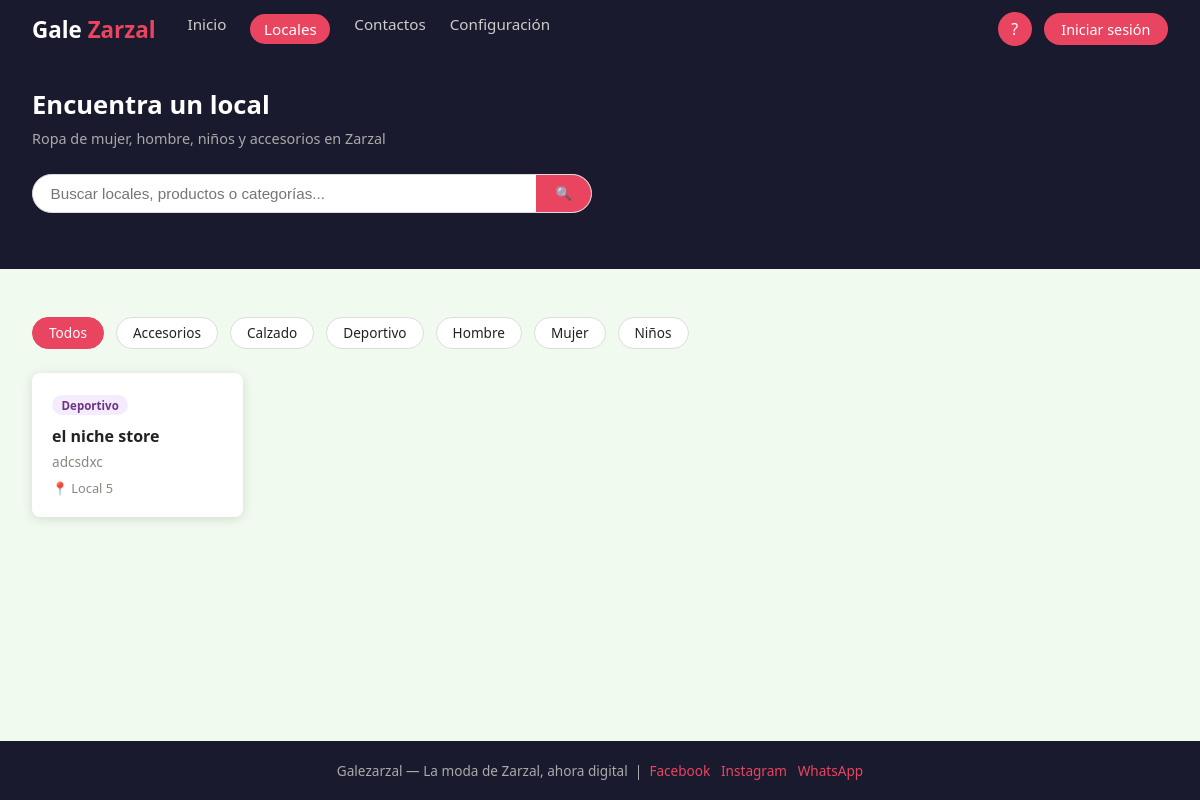
/Local/buscarLocal.php, run on the app's committed database.
### tables this page shows
CREATE TABLE `categoria` (
  `idcategoria` int(11) NOT NULL,
  `nomCategoria` varchar(60) NOT NULL,
  `describCategoria` varchar(200) DEFAULT NULL,
  `infoCategoria` varchar(150) DEFAULT NULL
);

CREATE TABLE `local` (
  `idLocal` int(11) NOT NULL,
  `nomLocal` varchar(100) NOT NULL,
  `describLocal` varchar(300) DEFAULT NULL,
  `infoContacto` varchar(200) DEFAULT NULL,
  `ubiLocal` varchar(150) DEFAULT NULL,
  `urlWhatsapp` varchar(20) NOT NULL,
  `estado` enum('activo','inactivo','pendiente','rechazado') NOT NULL DEFAULT 'pendiente',
  `fechaRegistro` datetime NOT NULL DEFAULT current_timestamp(),
  `idHorario` int(11) DEFAULT NULL,
  `idVendedor` int(11) NOT NULL
);

### Local/buscarLocal.php (the view, shortened to what this page needs)
<?php
$db      = getDB();
$q       = trim($_GET['q']    ?? '');
$cat     = trim($_GET['cat']  ?? '');
$verFav  = ($_GET['fav'] ?? '') === '1';
$pagina  = max(1, (int)($_GET['p'] ?? 1));
$porPag  = 9;
$offset  = ($pagina - 1) * $porPag;
$where  = ["l.estado = 'activo'"];
$params = [];
$categorias = $db->query("SELECT * FROM Categoria ORDER BY nomCategoria")->fetchAll();
$whereStr = 'WHERE ' . implode(' AND ', $where);
$stLocales = $db->prepare(
    "SELECT l.*, v.nomVendedor,
            (SELECT cat.nomCategoria FROM Producto p JOIN Categoria cat ON cat.idcategoria=p.idcategoria WHERE p.idLocal=l.idLocal LIMIT 1) AS catPrincipal
     FROM Local l
     JOIN Vendedor v ON v.idVendedor = l.idVendedor
     $whereStr
     ORDER BY l.fechaRegistro DESC
     LIMIT $porPag OFFSET $offset"
);
$stLocales->execute($params);
$locales = $stLocales->fetchAll();
$labelCorto = function(string $c): string {
    $c = strtolower($c);
    if (str_contains($c, 'mujer'))   return 'Mujer';
    if (str_contains($c, 'hombre'))  return 'Hombre';
    if (str_contains($c, 'niño') || str_contains($c, 'nino') || str_contains($c, 'bebe') || str_contains($c, 'bebé')) return 'Niños';
    if (str_contains($c, 'acceso'))  return 'Accesorios';
    if (str_contains($c, 'deport'))  return 'Deportivo';
    if (str_contains($c, 'calzado')) return 'Calzado';
    return ucfirst($c);
};
$badgeCat = function(string $c): string {
    $mapa = ['mujer'=>'mujer','hombre'=>'hombre','niño'=>'ninos','nino'=>'ninos','acceso'=>'acces','mixto'=>'mixto','deport'=>'mixto','calzado'=>'mixto'];
    $cl = strtolower($c);
    foreach ($mapa as $k => $v) { if (str_contains($cl, $k)) return $v; }
    return 'mixto';
};
$paginaActiva = 'locales'; $tituloPagina = 'Locales';
require_once __DIR__ . '/../includes/header.php';
?>
<section class="hero" style="padding:2rem;">
  <h1 style="font-size:1.6rem;">Encuentra un local</h1>
  <p style="color:#aaa;font-size:.9rem;">Ropa de mujer, hombre, niños y accesorios en Zarzal</p>
  <form method="GET" style="margin-top:1rem;">
    <div class="buscador" style="max-width:560px;">
      <input type="text" name="q" placeholder="Buscar locales, productos o categorías..." value="<?= htmlspecialchars($q) ?>">
      <button type="submit">🔍</button>
    </div>
  </form>
</section>
<section class="seccion">
  <div class="filtros">
    <a href="/galezarzal/local/buscarLocal.php<?= $q ? '?q='.urlencode($q) : '' ?>"
       class="filtro-btn <?= (!$cat && !$verFav) ? 'activo' : '' ?>">Todos</a>
    <?php foreach ($categorias as $c): ?>
    <a href="?cat=<?= $c['idcategoria'] ?><?= $q ? '&q='.urlencode($q) : '' ?>"
       class="filtro-btn <?= $cat==(string)$c['idcategoria'] ? 'activo' : '' ?>">
      <?= htmlspecialchars($labelCorto($c['nomCategoria'])) ?>
    </a>
    <?php endforeach; ?>
  </div>
  <?php if (empty($locales)): ?>
  <div class="alerta alerta-info">
    <?= $verFav ? 'Aún no tienes locales favoritos. <a href="/galezarzal/local/buscarLocal.php" style="color:var(--rojo);">Explorar locales</a>' : 'No se encontraron locales con esos criterios.' ?>
  </div>
  <?php else: ?>
  <div class="cards-grid">
    <?php foreach ($locales as $l): ?>
    <a href="/galezarzal/local/verLocal.php?id=<?= $l['idLocal'] ?>" class="card">
      <span class="card-badge badge-<?= $badgeCat($l['catPrincipal']??'mixto') ?>">
        <?= htmlspecialchars($labelCorto($l['catPrincipal']??'Mixto')) ?>
      </span>
      <h3><?= htmlspecialchars($l['nomLocal']) ?></h3>
      <p><?= htmlspecialchars(substr($l['describLocal']??'',0,70)) ?><?= strlen($l['describLocal']??'')>70?'…':'' ?></p>
      <?php if ($l['ubiLocal']): ?>
      <p style="margin-top:.5rem;font-size:.8rem;color:var(--gris);">📍 <?= htmlspecialchars($l['ubiLocal']) ?></p>
      <?php endif; ?>
    </a>
    <?php endforeach; ?>
  </div>
  <?php endif; ?>
</section>
<?php require_once __DIR__ . '/../includes/footer.php'; ?>

### includes/header.php (shortened to what this page needs)
<?php
$_paginaActiva   = $paginaActiva   ?? '';
$_logueado       = isset($_SESSION['iduser']);
$_nomUsuario     = $_SESSION['username'] ?? '';
$_notifNoLeidas  = 0;
?>
<!DOCTYPE html>
<html lang="es">
<head>
  <link rel="stylesheet" href="/galezarzal/assets/css/style.css">
</head>
<body>
<header class="navbar">
  <a href="/galezarzal/index.php" class="logo">Gale <span>Zarzal</span></a>
  <nav>
    <a href="/galezarzal/index.php"
       class="<?= $_paginaActiva==='inicio'        ? 'activo':'' ?>">Inicio</a>
    <?php if ($_logueado && ($_SESSION['nomRol']??'')==='Vendedor'): ?>
    <a href="/galezarzal/local/miLocal.php"
       class="<?= $_paginaActiva==='milocal'       ? 'activo':'' ?>">Mi Local</a>
    <?php else: ?>
    <a href="/galezarzal/local/buscarLocal.php"
       class="<?= $_paginaActiva==='locales'       ? 'activo':'' ?>">Locales</a>
    <?php endif; ?>
    <a href="/galezarzal/ayudas/consultarFAQ.php"
       class="<?= $_paginaActiva==='contactos'     ? 'activo':'' ?>">Contactos</a>
    <a href="/galezarzal/configuracion/configuracion.php"
       class="<?= $_paginaActiva==='configuracion' ? 'activo':'' ?>">Configuración</a>
  </nav>
  <div class="nav-acciones">
    <a href="/galezarzal/ayudas/consultarFAQ.php" class="btn-icono" title="Ayuda">?</a>
    <?php if ($_logueado): ?>
      <a href="/galezarzal/configuracion/configuracion.php" class="btn-user">
        <?= htmlspecialchars($_nomUsuario) ?>
      </a>
      <a href="/galezarzal/notificaciones/notificaciones.php" class="btn-icono" title="Notificaciones">
        🔔<?= $_notifNoLeidas > 0 ? "<sup style='font-size:.6rem;background:red;border-radius:50%;padding:1px 4px;'>{$_notifNoLeidas}</sup>" : '' ?>
      </a>
    <?php else: ?>
      <a href="/galezarzal/usuario/ingresarCuenta.php" class="btn-user">Iniciar sesión</a>
    <?php endif; ?>
  </div>
</header>

### includes/footer.php (shortened to what this page needs)
<footer>
  Galezarzal — La moda de Zarzal, ahora digital &nbsp;|&nbsp;
  <a href="#">Facebook</a> &nbsp;
  <a href="#">Instagram</a> &nbsp;
  <a href="#">WhatsApp</a>
</footer>
</body>
</html>

### assets/css/style.css (style rules this page uses)
:root { --rojo: #E94560; --oscuro: #1A1A2E; --crema: #F1FAEE; --blanco: #FFFFFF; --gris: #888780; --gris-l: #e8e8e8; --exito: #2ecc71; --alerta: #f39c12; --radio: 8px; --sombra: 0 2px 12px rgba(0,0,0,.12); }
*, *::before, *::after { box-sizing: border-box; margin: 0; padding: 0; }
html { scroll-behavior: smooth; }
body { font-family: 'Segoe UI', Arial, sans-serif; background: var(--crema); color: #222; min-height: 100vh; display: flex; flex-direction: column; }
a { color: inherit; text-decoration: none; }
.navbar { background: var(--oscuro); padding: .75rem 2rem; display: flex; align-items: center; gap: 2rem; position: sticky; top: 0; z-index: 100; }
.navbar .logo { font-size: 1.4rem; font-weight: 700; color: var(--blanco); }
.navbar .logo span { color: var(--rojo); }
.navbar nav { display: flex; gap: 1.5rem; flex: 1; }
.navbar nav a { color: #ccc; font-size: .95rem; transition: color .2s; }
.navbar nav a:hover, .navbar nav a.activo { color: var(--blanco); }
.navbar nav a.activo { background: var(--rojo); padding: .3rem .85rem; border-radius: 20px; color: var(--blanco); }
.navbar .nav-acciones { display: flex; align-items: center; gap: .75rem; }
.navbar .btn-user { background: var(--rojo); color: var(--blanco); border: none; border-radius: 20px; padding: .4rem 1.1rem; font-size: .9rem; cursor: pointer; white-space: nowrap; }
.navbar .btn-icono { background: var(--rojo); color: var(--blanco); border: none; border-radius: 50%; width: 34px; height: 34px; font-size: 1rem; cursor: pointer; display: flex; align-items: center; justify-content: center; }
.hero { background: var(--oscuro); color: var(--blanco); padding: 4rem 2rem; }
.hero h1 { font-size: 2.6rem; line-height: 1.15; margin-bottom: .5rem; }
.hero p { color: #aaa; margin-bottom: 1.5rem; line-height: 1.6; }
.seccion { padding: 3rem 2rem; max-width: 1200px; margin: 0 auto; width: 100%; }
.cards-grid { display: grid; grid-template-columns: repeat(auto-fill, minmax(200px, 1fr)); gap: 1.25rem; }
.card { background: var(--blanco); border-radius: var(--radio); box-shadow: var(--sombra); padding: 1.25rem; transition: transform .2s, box-shadow .2s; cursor: pointer; }
.card-badge { display: inline-block; font-size: .72rem; padding: .15rem .6rem; border-radius: 12px; font-weight: 600; margin-bottom: .6rem; }
.badge-mixto { background: #f4ecfd; color: #6c3483; }
.card h3 { font-size: 1rem; font-weight: 700; margin-bottom: .3rem; }
.card p { font-size: .85rem; color: var(--gris); }
.filtros { display: flex; gap: .75rem; flex-wrap: wrap; margin-bottom: 1.5rem; }
.filtro-btn { background: var(--blanco); border: 1.5px solid #ddd; border-radius: 20px; padding: .35rem 1rem; font-size: .85rem; cursor: pointer; transition: .2s; }
.filtro-btn:hover, .filtro-btn.activo { background: var(--rojo); color: var(--blanco); border-color: var(--rojo); }
.buscador { display: flex; border: 1.5px solid #ddd; border-radius: 25px; overflow: hidden; background: var(--blanco); margin-bottom: 1.5rem; }
.buscador input { flex: 1; border: none; padding: .6rem 1.1rem; outline: none; font-size: .95rem; background: transparent; }
.buscador button { background: var(--rojo); color: var(--blanco); border: none; padding: .6rem 1.2rem; cursor: pointer; }
footer { background: var(--oscuro); color: #aaa; text-align: center; padding: 1.25rem; font-size: .85rem; margin-top: auto; }
footer a { color: var(--rojo); }

### data on the page
categoria: nomCategoria "Accesorios"
categoria: nomCategoria "Calzado"
categoria: nomCategoria "Deportivo"
categoria: nomCategoria "Hombre"
categoria: nomCategoria "Mujer"
categoria: nomCategoria "Niños"
local: catPrincipal "Deportivo", nomLocal "el niche store", describLocal "adcsdxc", ubiLocal "Local 5"
